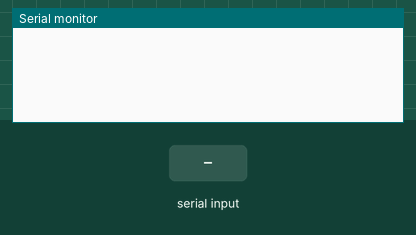
Bench run of a sketch on a simulated Arduino Uno, built with avr-gcc and run on an emulated ATmega328P. Shown: the last lines printed to the serial monitor. The test bench sets the inputs (shaded band).

Above: at 1.2 s.
1.3 s: "drink:0\n" received over the second serial link
At 1.7 s:
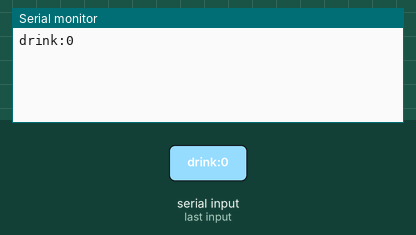
2.8 s: "ice:1\n" received over the second serial link
At 4.1 s:
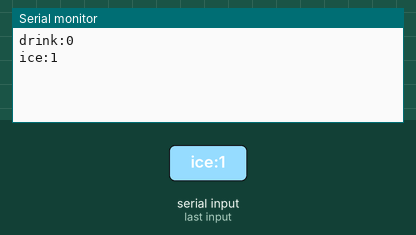

The sketch:

borrachuino_old.ino
```cpp
#include <SoftwareSerial.h>
SoftwareSerial WIFI1(3, 2); // RX | TX
// IP: 192.168.43.233

String msg = "";
char c;

String ordenes[]=
  {
     "AT+CWMODE=3",
     "AT+CWJAP=\"AndroidAp\",\"ulfp7699\"",
     "AT+CIPMUX=1",
     "AT+CIPSERVER=1,80",
     "END"                 // Para reconocer el fin de los comandos AT
  };


void setup()
  {
     Serial.begin(115200);
     WIFI1.begin(115200);
  }

void loop() {
    // separados ppor fin de linea??  String data.concat
    // enviar los dos numeros seguidos
     if (WIFI1.available()) {
          c =  WIFI1.read() ;
          Serial.print(c);
          msg += c;
     }
     if (Serial.available()) {
         char s = Serial.read();
          WIFI1.print(s);
     }
     if (c == '\n'){
       // Drink type
       if (msg.indexOf("drink:0") > 0) {
          Serial.println("Chupito");
       } else if (msg.indexOf("drink:1") > 0) {
          Serial.println("Corto");
       } else if (msg.indexOf("drink:2") > 0) {
          Serial.println("Normal");
       } else if (msg.indexOf("drink:3") > 0) {
          Serial.println("Largo");
       }

       // Ice
      if (msg.indexOf("ice:1") > 0) {
        Serial.println("Con hielo");
      } else if (msg.indexOf("ice:0") > 0) {
        Serial.println("Sin hielo");
      }

      c = '.';
      msg = "";
    }
}
```

Measured:
- after the input at 1.3 s, the serial monitor: prints a new line at once (image 1)
- after the input at 2.8 s, the serial monitor: prints a new line at once (image 2)
